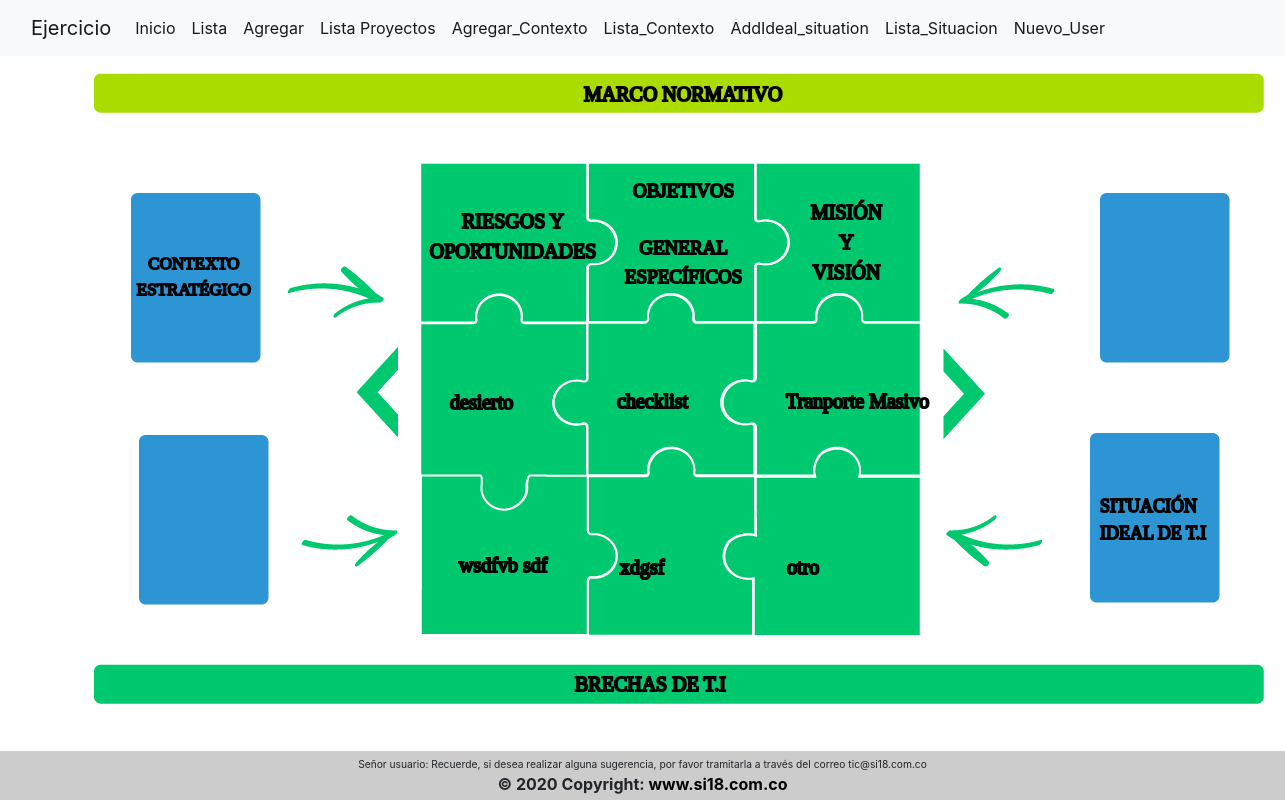
The page / on the database its author committed.
### tables this page shows
CREATE TABLE `webpeti` (
  `id` int(11) NOT NULL,
  `Nombre_Projects` varchar(500) NOT NULL,
  `Objetivo` varchar(500) NOT NULL,
  `Proceso` varchar(500) NOT NULL,
  `Fecha_Creacion` datetime NOT NULL,
  `Fecha_Limite` datetime NOT NULL,
  `Estado` varchar(500) NOT NULL,
  `Archivo` varchar(1000) NOT NULL,
  `Imagen` varchar(1000) NOT NULL
);

### libs/view.php (called while the page is built, shortened)
<?php
class View{
    function render($name){
        require 'views/' . $name . '.php';
    }
}
?>

### controllers/index.php (called while the page is built, shortened)
<?php
require_once 'libs/controller.php';
class Index extends Controller
{
    function __construct()
    {
        $this->view->mensaje = "";
    }
    function render()
    {
        $row = $this->model->list();
        $this->view->list = $row;
        $this->view->render('peti/index');
    }
}

### index.php (called while the page is built, shortened)
<?php
require_once 'libs/app.php';
require_once 'libs/controller.php';
require_once 'libs/database.php';
require_once 'libs/view.php';
$app = new App();
?>

### libs/database.php (called while the page is built)
<?php
class Database{
    private $host;
    private $db;
    private $user;
    private $password;
    private $charset;
    public function __construct()
    {
        $this->host = constant('HOST');
        $this->db = constant('DB');
        $this->user = constant('USER');
        $this->password = constant('PASSWORD');
        $this->charset = constant('CHARSET');
    }
    function connect(){
        try {
            $connection = "mysql:host=" . $this->host . ";dbname=" .  $this->db . ";charset=" . $this->charset;
            $options = [
                PDO::ATTR_ERRMODE           => PDO::ERRMODE_EXCEPTION,
                PDO::ATTR_EMULATE_PREPARES  => false,
            ];
            $pdo = new PDO ($connection, $this->user, $this->password, $options);
            return $pdo;
        } catch (PDOException $e) {
            print_r('Error connection: ' . $e->getMessage());
        }
    }
}
?>

### models/indexmodel.php (called while the page is built, shortened)
<?php
class IndexModel extends Model
{
    public function list()
    {
        try {
            $query = $this->db->connect()->prepare('SELECT * FROM webpeti');
            $query->execute([]);
            $row = $query->fetchAll();
            return $row;
        } catch (PDOException $e) {
            echo $e->getMessage();
            return [];
        }
    }
}

### libs/controller.php (called while the page is built, shortened)
<?php
class Controller{
    function loadModel($model){
        $url = 'models/' . $model . 'model.php';
        if (file_exists($url)) {
            $this->model = new $modelName();
        }
    }
}
?>

### views/peti/index.php (the view, shortened to what this page needs)
<?php require 'views/templates/header_2.php' ?>
<div class="container">
        <div  class="heaven">
            <a href="<?php echo constant('URL') . 'index/riesgos' ?>">
                <img src="<?php echo constant('URL') . 'public/images/Piezas/1.png' ?>" />
                <div class="texto1"> RIESGOS Y OPORTUNIDADES </div>
            </a>
        </div>
        <div style='text-align:center;' class="heaven2">
            <a href="<?php echo constant('URL') . 'index/objetivos' ?>">
                <img  transition: width 2s, height 2s, transform 2s; src="<?php echo constant('URL') . 'public/images/Piezas/2.png' ?>" />
                <div class="texto2"> OBJETIVOS <br>
                    <br>GENERAL
                    <br>ESPECÍFICOS
                </div>
            </a>
        </div>
        <div style='text-align:center;' class="heaven3">
            <a href="<?php echo constant('URL') . 'index/Mission_vision' ?>">
                <img src="<?php echo constant('URL') . 'public/images/Piezas/3.png' ?>" />
                <div class="texto3"> MISIÓN <br> Y <br> VISIÓN </div>
            </a>
        </div>
        <div class="cuadros1">
            <a href="<?php echo constant('URL') . 'index/strategic_context' ?>">
                <img src="<?php echo constant('URL') . 'public/images/Cuadros/Azul1.png' ?>" />
                <div class="contex"> CONTEXTO ESTRATÉGICO </div>
            </a>
        </div>
        <div class="cuadros2">
            <img src="<?php echo constant('URL') . 'public/images/Cuadros/Azul2.png' ?>" />
        </div>
        <div class="cuadros3">
            <img src="<?php echo constant('URL') . 'public/images/Cuadros/Azul3.png' ?>" />
        </div>
        <div class="cuadros4">
            <a href="<?php echo constant('URL') . 'index/Ideal_situation' ?>">
                <img src="<?php echo constant('URL') . 'public/images/Cuadros/Azul4.png' ?>" />
                <div class="situacion1">SITUACIÓN IDEAL DE T.I </div>
            </a>
        </div>
        <div class="barra">
            <a href="<?php echo constant('URL') . 'index/marc_norma' ?>">
                <img src="<?php echo constant('URL') . 'public/images/Barras/Barra1.png' ?>" />
                <div class="barra1"> MARCO NORMATIVO </div>
            </a>
        </div>
        <div class="Barra">
            <a href="<?php echo constant('URL') . 'index/vista' ?>">
                <img src="<?php echo constant('URL') . 'public/images/Barras/Barra2.png' ?>" .img-fluid />
                <div class="Barra1"> BRECHAS DE T.I </div>
            </a>
        </div>
        <div class="flecha1">
            <img src="<?php echo constant('URL') . 'public/images/Flechas/Derecha1.png' ?>" />
        </div>
        <div class="flecha2">
            <img src="<?php echo constant('URL') . 'public/images/Flechas/Derecha2.png' ?>" />
        </div>
        <div class="flecha3">
            <img src="<?php echo constant('URL') . 'public/images/Flechas/flecha1.png' ?>" />
        </div>
        <div class="flecha4">
            <img src="<?php echo constant('URL') . 'public/images/Flechas/flecha2.png' ?>" />
        </div>
        <div class="slider1">
            <button onclick="adelantar()" type="submit" id="cantidad"> <img src="<?php echo constant('URL') . 'public/images/Slider/flecha1.png' ?>" /> </button>
        </div>
        <div class="slider2">
            <button onclick="atras()" type="submit"> <img src="<?php echo constant('URL') . 'public/images/Slider/flecha2.png' ?>" /> </button>
        </div>
        <?php
        $j = 2;
        for ($i = 4; $i <= 9; $i++) {
            $proyecto = $this->list[$j];
        ?>
            <div class="heaven<?php echo $i ?>">
                <img src="<?php echo constant('URL') . 'public/images/Piezas/' . $i . '.png' ?>" />
                <div class="container">
                    <div class="texto<?php echo $i ?>"><?php echo $proyecto['Nombre_Projects'] ?></div>
                </div>
            </div>
        <?php
            $j++;
        }
        ?>
</div>
<?php require 'views/templates/footer.php' ?>

### libs/app.php (shortened to what this page needs)
<?php
class App{
    function __construct()
    {
        $url = isset($_GET['url']) ? $_GET['url']: null;
        $url = rtrim($url,'/');
        $url = explode('/', $url);
        if (empty($url[0])) {
            $controller = new Index();
            $controller->loadModel('index');
            $controller->render();
            return false;
        }
    }
}

### views/templates/header_2.php (shortened to what this page needs)
<!DOCTYPE html>
<html lang="es">
<head>
    <link rel="stylesheet" href="<?php echo constant('URL'); ?>public/css/bootstrap.min.css" />
    <link rel="stylesheet" href="<?php echo constant('URL'); ?>public/css/estilo.css" />
    <link href="https://unpkg.com/aos@2.3.1/dist/aos.css" rel="stylesheet">
</head>
<body>
    <nav class="navbar navbar-expand-lg navbar-light bg-light">
        <div class="container-fluid">
            <a class="navbar-brand" href="#">Ejercicio</a>
            <div class="collapse navbar-collapse" id="navbarSupportedContent">
                <ul class="navbar-nav me-auto mb-2 mb-lg-0">
                    <li class="nav-item">
                        <a class="nav-link active" aria-current="page" href="<?php echo constant('URL'); ?>index">Inicio</a>
                    </li>
                    <li class="nav-item">
                        <a class="nav-link active" aria-current="page" href="<?php echo constant('URL'); ?>index/list">Lista</a>
                    </li>
                    <li class="nav-item">
                        <a class="nav-link active" aria-current="page" href="<?php echo constant('URL'); ?>index/agregar">Agregar</a>
                    </li>
                    <li class="nav-item">
                        <a class="nav-link active" aria-current="page" href="<?php echo constant('URL'); ?>index/list_proyect">Lista Proyectos</a>
                    </li>
                    <li class="nav-item">
                        <a class="nav-link active" aria-current="page" href="<?php echo constant('URL'); ?>index/agregar_context">Agregar_Contexto</a>
                    </li>
                    <li class="nav-item">
                        <a class="nav-link active" aria-current="page" href="<?php echo constant('URL'); ?>index/list_context">Lista_Contexto</a>
                    </li>
                    <li class="nav-item">
                        <a class="nav-link active" aria-current="page" href="<?php echo constant('URL'); ?>index/AddIdeal_situation">AddIdeal_situation</a>
                    </li>
                    <li class="nav-item">
                        <a class="nav-link active" aria-current="page" href="<?php echo constant('URL'); ?>index/list_Ideal_situation">Lista_Situacion</a>
                    </li>
                    <li class="nav-item">
                        <a class="nav-link active" aria-current="page" href="<?php echo constant('URL'); ?>register/Registrarse">Nuevo_User</a>
                    </li>
                </ul>
            </div>
        </div>
    </nav>
    <br />
    <br />

### views/templates/footer.php (shortened to what this page needs)
<br />
<br />
<br />
<footer class="footer" style="position: fixed; bottom: 0px; width: 100%; z-index: 10">
    <div class="footer-copyright text-center py-1" style="background-color: #ccc;">
        <div class="container">
            <div class="center" style="line-height: 15px;">
                <small>
                    <small>
                        Señor usuario: Recuerde, si desea realizar alguna sugerencia, por favor tramitarla a través del
                        correo tic@si18.com.co
                    </small>
                </small>
            </div>
            <b>
                © 2020 Copyright:<a href="https://www.si18.com.co/"> www.si18.com.co</a>
            </b>
        </div>
    </div>
</footer>
</body>
</html>

### rows shown on the page
webpeti: shows a picture, Nombre_Projects "desierto"
webpeti: shows a picture, Nombre_Projects "checklist"
webpeti: shows a picture, Nombre_Projects "Tranporte Masivo"
webpeti: shows a picture, Nombre_Projects "wsdfvb sdf"
webpeti: shows a picture, Nombre_Projects "xdgsf"
webpeti: shows a picture, Nombre_Projects "otro"
